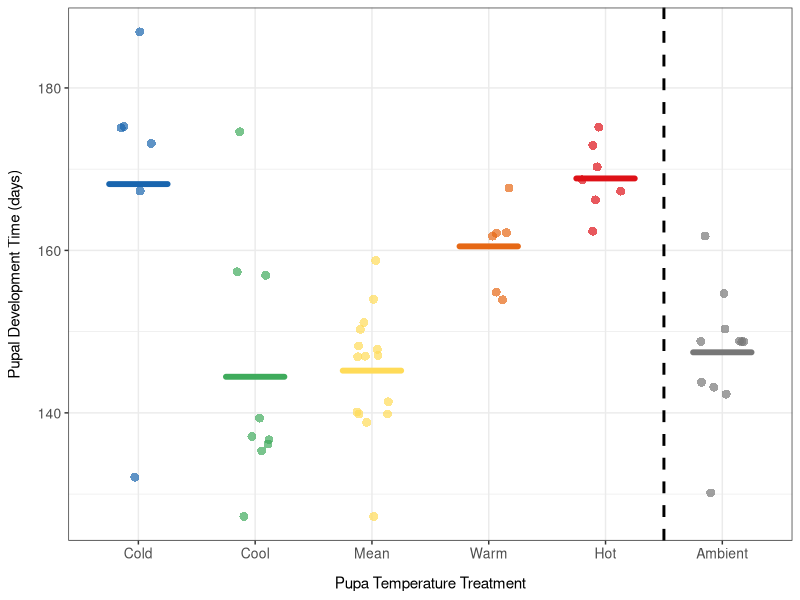
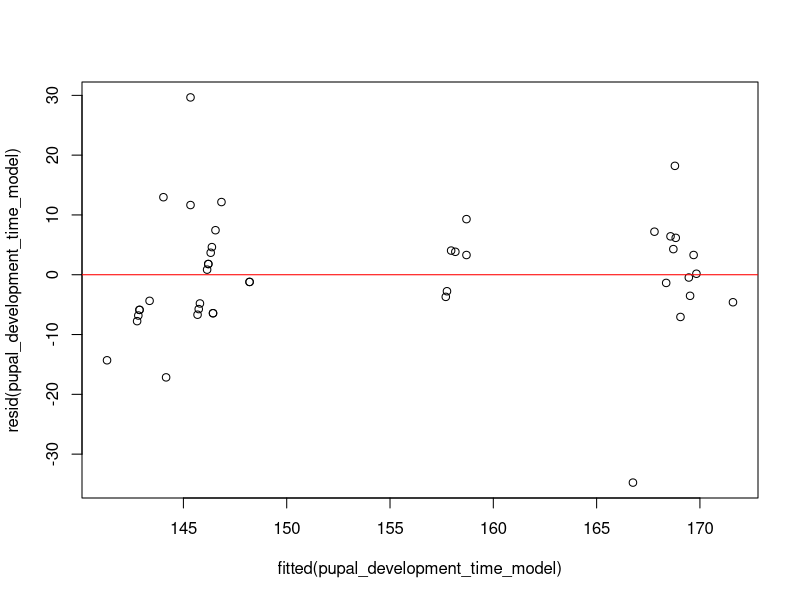
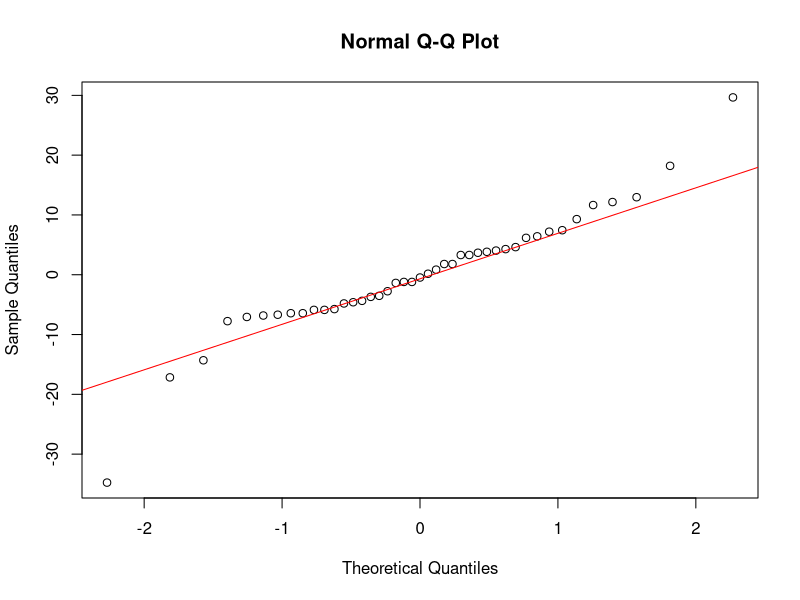
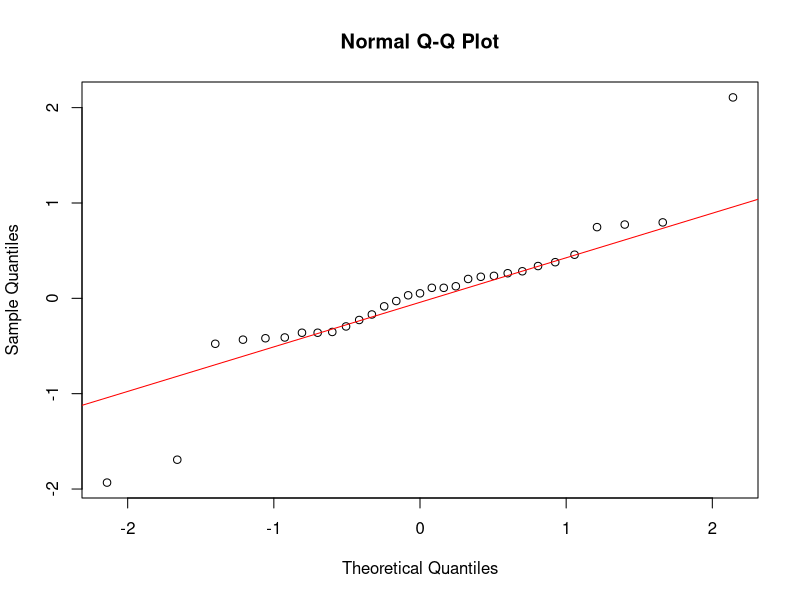
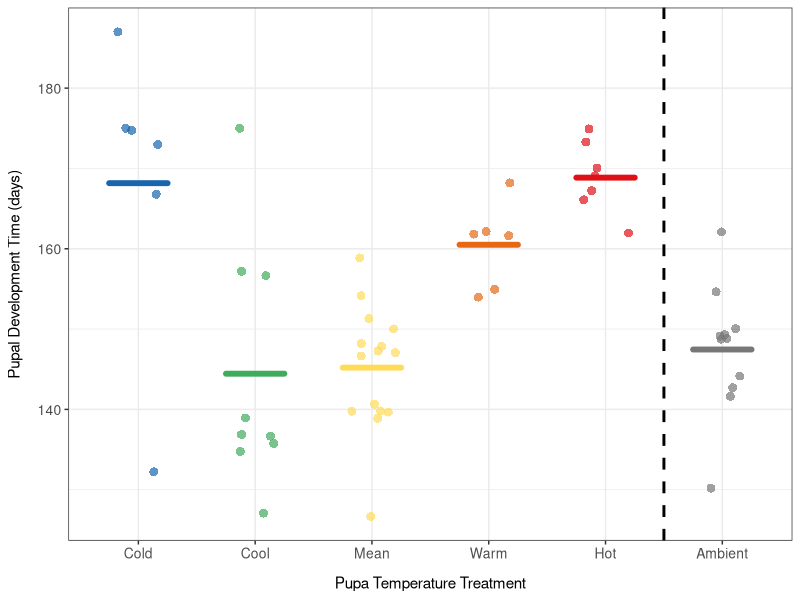

Write R code to recreate these figures, in order.
#### DESCRIPTION ####

# This script analyses the data looking at the effect of temperature on winter 
# moth pupal development time

#### SET UP ####

# packages
library(here)
library(tidyverse)
library(lmerTest)

# data
adult_moths <- read.csv(here("data_files", "wm_exp1.csv"))
pupal_temperature_treatments <- read.csv(here("data_files", "pupa_temperature_treatments_daily.csv"))

# reorder temperature treatments for plots
adult_moths$pupa_temperature_treatment <- factor(adult_moths$pupa_temperature_treatment,
                                                 levels = c("cold", "cool", "mean", "warm", "hot", "ambient"))


# set up a common colour palette for plots
temperature_treatment_colours <- c("cold" = "#1965AE",
                                   "cool" = "#3FAB5C",
                                   "mean" = "#FFDB58",
                                   "warm" = "#E66815", 
                                   "hot" = "#DE1117", 
                                   "ambient" = "#777777") 


#### PLOT ####

# plot the mean pupal development time for each temperature treatment with the 
# raw data points 
pupal_development_time_plot <- ggplot(adult_moths, 
                                      aes(x = pupa_temperature_treatment,
                                          y = pupa_development_time,
                                          fill = pupa_temperature_treatment,
                                          colour = pupa_temperature_treatment)) +
  geom_jitter(width = 0.2, 
              alpha = 0.7, 
              size = 3, 
              stroke = 0) +
  stat_summary(fun = mean, 
               geom = "crossbar", 
               width = 0.5,
               linewidth = 0.8, 
               alpha = 0.8, 
               lineend = "round") +
  geom_vline(xintercept = 5.5, linetype = "dashed", color = "black", linewidth = 1) +
  labs(x = "Pupa Temperature Treatment",
       y = "Pupal Development Time (days)") +
  scale_fill_manual(values = temperature_treatment_colours) +
  scale_colour_manual(values = temperature_treatment_colours) +
  scale_x_discrete(labels = c("Cold", "Cool", "Mean", "Warm", "Hot", "Ambient")) +
  theme_bw() +
  theme(axis.title = element_text(size = 11),
        axis.text = element_text(size = 10),
        axis.title.x = element_text(margin = margin(t = 10)), 
        axis.title.y = element_text(margin = margin(r = 10)),
        legend.position = "none")

# look at the output
pupal_development_time_plot

# save as a png file in figures folder
ggsave(here("figures", "pupal_development_time_plot.png"), 
            plot = pupal_development_time_plot, width = 6, height = 4, dpi = 300)

#### MODEL ####

# filter the data to remove the control treatment 
adult_moths_minus_control <- adult_moths %>%
  filter(pupa_temperature_treatment != "ambient")

# reorder the temperature treatment so that the mean is the reference for modelling
adult_moths_minus_control$pupa_temperature_treatment <- factor(adult_moths_minus_control$pupa_temperature_treatment, 
                                                               levels = c("mean", "cold", "cool", "warm", "hot"))

# convert pupa development time to a numeric variable
adult_moths_minus_control <- adult_moths_minus_control %>%
  mutate(pupa_development_time = as.numeric(as.character(pupa_development_time)))

# subset the numerical pupal temperature data and rename the columns
pupal_temperature_treatments <- pupal_temperature_treatments %>%
  subset(select = c(ambient_rounded, 
                    cold_rounded, 
                    cool_rounded, 
                    mean_rounded, 
                    warm_rounded, 
                    hot_rounded)) %>%
  rename(ambient = ambient_rounded, 
         cold = cold_rounded, 
         cool = cool_rounded, 
         mean = mean_rounded, 
         warm = warm_rounded, 
         hot = hot_rounded) %>%
  drop_na()

# calculate the mean development time for each treatment
mean_pupal_development_times <- adult_moths %>%
  group_by(pupa_temperature_treatment) %>%
  summarise(mean_development_time = mean(pupa_development_time))

# look at the output
print(mean_pupal_development_times)

# create two objects, one with the temperature treatments and the other with the 
# mean pupal development times 
treatment_names <- c("ambient", "cold", "cool", "mean", "warm", "hot")
mean_development_time <- c(147, 168, 144, 145, 161, 169)

# calculate the mean temperature in the 7 days before the mean development time
# for each temperature treatment
seven_day_mean_temperatures <- mapply(function(treatment, days) {
  start_day <- days - 6
  mean(pupal_temperature_treatments[[treatment]][start_day:days], na.rm = TRUE)}, 
  treatment_names, mean_development_time)

# look at the output
seven_day_mean_temperatures

# assign the categorical temperature treatments a numerical values using mean 
# temperature in the 7 days before the mean development time for each treatment
adult_moths_minus_control <- adult_moths_minus_control %>%
  mutate(pupa_temperature_treatment_numerical = case_when(
    pupa_temperature_treatment == "mean" ~ 6.24,
    pupa_temperature_treatment == "cold" ~ 0.29,
    pupa_temperature_treatment == "cool" ~ 4.37,
    pupa_temperature_treatment == "warm" ~ 8.10,
    pupa_temperature_treatment == "hot" ~ 9.23))


# model the effect of temperature on pupal development time, include a linear 
# and quadratic component and clutch ID as a random effect
pupal_development_time_model <- lmer(pupa_development_time ~ pupa_temperature_treatment_numerical + 
                                       I(pupa_temperature_treatment_numerical^2) + 
                                       (1 | clutch_id), 
                                     data = adult_moths_minus_control)

# look at the output 
summary(pupal_development_time_model)

#### CHECK FIT ####

# compare the full model to a reduced model without the squared term
full_model <- lm(pupa_development_time ~ pupa_temperature_treatment_numerical + 
                   I(pupa_temperature_treatment_numerical^2), data = adult_moths_minus_control)
reduced_model <- lm(pupa_development_time ~ pupa_temperature_treatment_numerical, 
                    data = adult_moths_minus_control)

anova(full_model, reduced_model, test = "Chisq")

# compare the full model to a null model 
full_model <- lm(pupa_development_time ~ pupa_temperature_treatment_numerical + 
                   I(pupa_temperature_treatment_numerical^2), data = adult_moths_minus_control)
null_model <- lm(pupa_development_time ~ 1, 
                 data = adult_moths_minus_control)

anova(full_model, null_model, test = "Chisq")

#### CHECK ASSUMPTIONS ####

# check the assumption of equal variance by plotting the residuals vs fitted values 
plot(fitted(pupal_development_time_model), resid(pupal_development_time_model)) 
abline(h = 0, col = "red")


# check the normality of the residuals 
qqnorm(resid(pupal_development_time_model)) 
qqline(resid(pupal_development_time_model), col = "red")

# check the normality of the random effects
pupal_development_time_re <- ranef(pupal_development_time_model)$clutch_id[[1]]
qqnorm(pupal_development_time_re)
qqline(pupal_development_time_re, col = "red")
